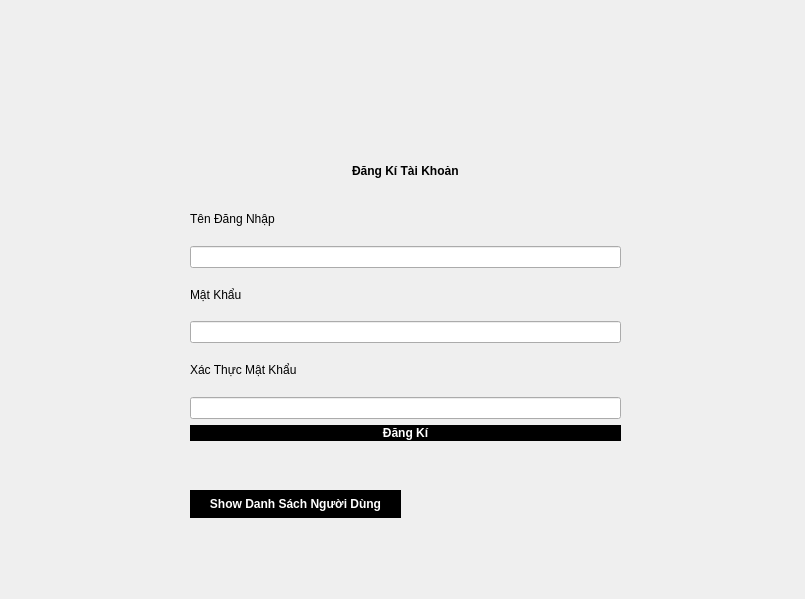
<?xml version="1.0" encoding="UTF-8"?>
<ui version="4.0">
 <class>MainWindow</class>
 <widget class="QMainWindow" name="MainWindow">
  <property name="geometry">
   <rect>
    <x>0</x>
    <y>0</y>
    <width>805</width>
    <height>599</height>
   </rect>
  </property>
  <property name="windowTitle">
   <string>MainWindow</string>
  </property>
  <property name="styleSheet">
   <string notr="true"> background: qlineargradient(
        spread: pad,
        x1: 0, y1: 0, x2: 1, y2: 1,
        stop: 0 white,
        stop: 0.33 #FFC0CB,  /* hồng nhạt */
        stop: 0.66 #ADD8E6, /* xanh nhạt */
        stop: 1 #FFFACD     /* vàng nhạt */
    );</string>
  </property>
  <widget class="QWidget" name="centralwidget">
   <property name="styleSheet">
    <string notr="true">QMainWindow {
    background: qlineargradient(
        spread: pad,
        x1: 0, y1: 0, x2: 1, y2: 1,
        stop: 0 #FFD700, /* Vàng sáng */
        stop: 0.33 #FF69B4, /* Hồng tươi */
        stop: 0.66 #1E90FF, /* Xanh dương sáng */
        stop: 1 #32CD32  /* Xanh lá cây tươi */
    );
}
</string>
   </property>
   <widget class="QWidget" name="verticalLayoutWidget">
    <property name="geometry">
     <rect>
      <x>190</x>
      <y>150</y>
      <width>431</width>
      <height>291</height>
     </rect>
    </property>
    <layout class="QVBoxLayout" name="verticalLayout">
     <item alignment="Qt::AlignHCenter|Qt::AlignVCenter">
      <widget class="QLabel" name="label_4">
       <property name="styleSheet">
        <string notr="true">QLabel {
    font-weight: bold;
    color: black;
    text-align: center;
}
</string>
       </property>
       <property name="text">
        <string>Đăng Kí Tài Khoản</string>
       </property>
      </widget>
     </item>
     <item>
      <widget class="QLabel" name="label">
       <property name="text">
        <string>Tên Đăng Nhập</string>
       </property>
      </widget>
     </item>
     <item>
      <widget class="QLineEdit" name="usernameInput">
       <property name="text">
        <string/>
       </property>
      </widget>
     </item>
     <item>
      <widget class="QLabel" name="label_2">
       <property name="text">
        <string>Mật Khẩu</string>
       </property>
      </widget>
     </item>
     <item>
      <widget class="QLineEdit" name="passwordInput"/>
     </item>
     <item>
      <widget class="QLabel" name="label_3">
       <property name="text">
        <string>Xác Thực Mật Khẩu</string>
       </property>
      </widget>
     </item>
     <item>
      <widget class="QLineEdit" name="confirm_passwordInput"/>
     </item>
     <item>
      <widget class="QPushButton" name="registerButton">
       <property name="styleSheet">
        <string notr="true">QPushButton {
    font-weight: bold;
    color: white;
    background-color: black;
    border: 1px solid black;
    text-align: center;
}

QPushButton:hover {
    color: black;
    background-color: white;
    border: 1px solid black;
}
</string>
       </property>
       <property name="text">
        <string>Đăng Kí</string>
       </property>
      </widget>
     </item>
    </layout>
   </widget>
   <widget class="QPushButton" name="showUserListButton">
    <property name="geometry">
     <rect>
      <x>190</x>
      <y>490</y>
      <width>211</width>
      <height>28</height>
     </rect>
    </property>
    <property name="styleSheet">
     <string notr="true">QPushButton {
    font-weight: bold;
    color: white;
    background-color: black;
    border: 1px solid black;
    text-align: center;
}

QPushButton:hover {
    color: black;
    background-color: white;
    border: 1px solid black;
}
</string>
    </property>
    <property name="text">
     <string>Show Danh Sách Người Dùng</string>
    </property>
   </widget>
  </widget>
 </widget>
 <resources/>
 <connections/>
</ui>
